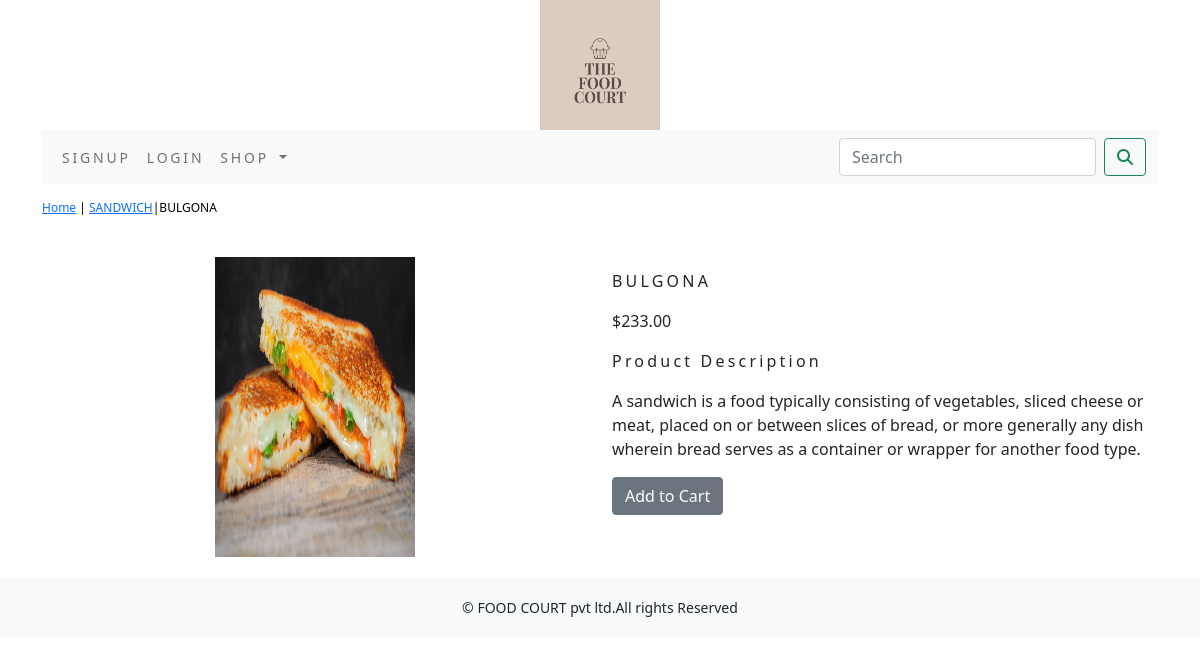
Page /foodcourt/bread/bulgona/ on the committed database.
### foodcourt/models.py (models this page shows, shortened)
class Product(models.Model):
    name=models.CharField(max_length=250,unique=True)
    slug=models.SlugField(max_length=250,unique=True)
    description=models.TextField(blank=True)
    price=models.DecimalField(max_digits=10,decimal_places=2)
    category=models.ForeignKey(Category,on_delete=models.CASCADE)
    image=models.ImageField(upload_to='product',blank=True)
    stock=models.IntegerField()
    available=models.BooleanField(default=True)
    created=models.DateTimeField(auto_now_add=True)
    updated=models.DateTimeField(auto_now=True)
    class Meta:
        ordering=('name',)
        verbose_name='product'
        verbose_name_plural='products'

class Category(models.Model):
    name=models.CharField(max_length=250,unique=True)
    slug=models.SlugField(max_length=250,unique=True)
    description=models.TextField(blank=True)
    image=models.ImageField(upload_to='category',blank=True)
    class Meta:
        ordering=('name',)
        verbose_name='category'
        verbose_name_plural='categories'
    def get_url(self):
        return  reverse('foodcourt:product_by_category',args=[self.slug])
    def __str__(self):
        return  '{}'.format(self.name)

### foodcourt/views.py (the view)
# urls.py: path('<slug:c_slug>/<slug:product_slug>/', views.proDetail, name='prodCatdetail'),
def proDetail(request,c_slug,product_slug):
    try:
        product=Product.objects.get(category__slug=c_slug,slug=product_slug)
    except Exception as e:
        raise e
    return  render(request,'product.html',{'product':product})

### cart/context_processors.py (called while the page is built)
def counter(request):
    item_count=0
    if 'admin' in request.path:
        return  {}
    else:
        try:
            cart=Cart.objects.filter(cart_id=_cart_id(request))
            car_items=CartItem.objects.all().filter(cart=cart[:1])
            for cart_item in car_items:
                item_count += cart_item.quantity
        except Cart.DoesNotExist:
            item_count =0
    return  dict(item_count=item_count)

### cart/views.py (called while the page is built)
def _cart_id(request):
    cart=request.session.session_key
    if not cart:
        cart=request.session.create()
    return cart

### foodcourt/context_processors.py (called while the page is built)
def menu_links(request):
    links=Category.objects.all()
    return dict(links=links)

### templates/product.html (shortened to what this page needs)
{% extends 'base.html' %}
{% load static %}
{% block content %}
<div class="row my_prod_row_class">
    <div class="mx_auto">
        <p> <a href="{% url 'foodcourt:allProdCat' %}">Home</a> | <a href ="{{product.category.get_url}}">{{product.category}}</a>|{{product.name}}</p>
    </div>
<div class="container">
<br>
<div class="row">
    <div class="col-12 col-sm-12 col-md-12 col-lg-6 text-center">
        <div style="min-width:18rem">
            <img src="{{product.image.url}}" style="width:200px;height:300px" alt="{{product.name}}">
        </div>
    </div>
     <div class="col-12 col-sm-12 col-md-12 col-lg-6">
         <div>
         <h1 class="my_prod_title">{{product.name}}</h1>
         <p>${{product.price}}</p>
         <p class="my_title"> Product Description</p>
         <p class="text-justify my_rod_text">{{product.description}}</p>
         {% if  product.stock <= 0 %}
         <p class="text-justify my_prod_text"><b>Out of stock</b></p>
         {% else %}
         <a class="btn btn-secondary" href="{% url 'cart:add_cart' product.id %}">Add to Cart</a>
         {% endif%}
     </div>
 </div>
</div>
</div>
</div>
{% endblock  %}

### static/css/custom.css (style rules this page uses)
body { font-family: 'Roboto', sans-serif; }
.my_title { font-size:16px; text_transform:uppercase; letter-spacing:.2em; }
.my_prod_row_class { padding-top:15px; padding-bottom:20px }
.my_prod_row_class .mx_auto { color:#000; font-size:12px; text-decoration:none; }
.my_prod_title { font-size:16px; text_transform:uppercase; letter-spacing:.2em; padding-top:15px; padding-bottom:10px; }

### rows in the picture
Product: category "SANDWICH", name "BULGONA", image (picture), price "233.00", description "A sandwich is a food typically consisting of vegetables, sliced cheese or meat, placed on or between slices of bread, or more generally any dish wherein bread serves as a container or wrapper for another food type."
